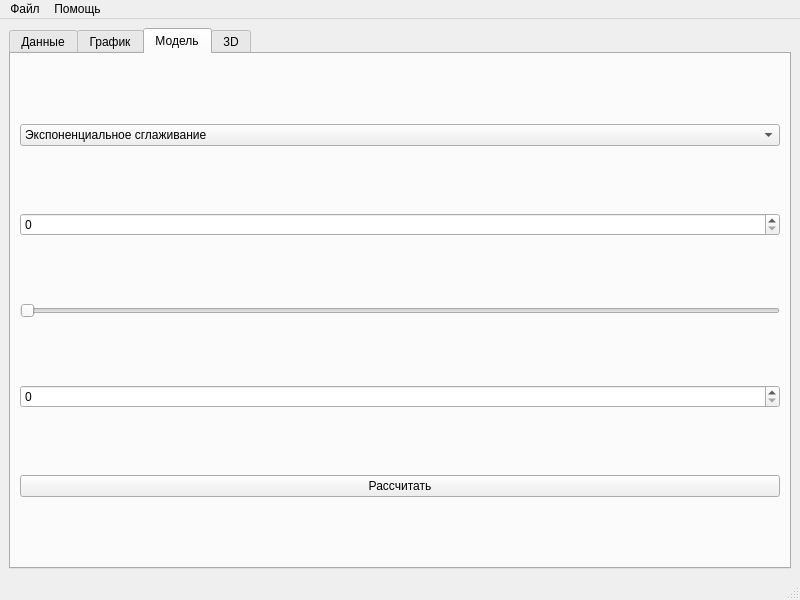
<?xml version="1.0" encoding="UTF-8"?>
<ui version="4.0">
 <class>MainWindow</class>
 <widget class="QMainWindow" name="MainWindow">
  <property name="geometry">
   <rect>
    <x>0</x>
    <y>0</y>
    <width>800</width>
    <height>600</height>
   </rect>
  </property>
  <property name="windowTitle">
   <string>MainWindow</string>
  </property>
  <widget class="QWidget" name="centralwidget">
   <layout class="QVBoxLayout" name="verticalLayout">
    <item>
     <widget class="QTabWidget" name="tabWidget">
      <property name="currentIndex">
       <number>2</number>
      </property>
      <widget class="QWidget" name="tabData">
       <attribute name="title">
        <string>Данные</string>
       </attribute>
       <layout class="QVBoxLayout" name="verticalLayout_2">
        <item>
         <widget class="QTableView" name="tableView_data"/>
        </item>
        <item>
         <widget class="QPushButton" name="btn_load">
          <property name="text">
           <string>Загрузить CSV</string>
          </property>
         </widget>
        </item>
       </layout>
      </widget>
      <widget class="QWidget" name="tabGraphic">
       <attribute name="title">
        <string>График</string>
       </attribute>
       <layout class="QHBoxLayout" name="horizontalLayout">
        <item>
         <widget class="QWidget" name="graph_container" native="true"/>
        </item>
       </layout>
      </widget>
      <widget class="QWidget" name="tab">
       <attribute name="title">
        <string>Модель</string>
       </attribute>
       <layout class="QVBoxLayout" name="verticalLayout_3">
        <item>
         <widget class="QComboBox" name="combo_method">
          <item>
           <property name="text">
            <string>Экспоненциальное сглаживание</string>
           </property>
          </item>
          <item>
           <property name="text">
            <string>Линейная регрессия</string>
           </property>
          </item>
         </widget>
        </item>
        <item>
         <widget class="QSpinBox" name="spin_horizon"/>
        </item>
        <item>
         <widget class="QSlider" name="slider_alpha">
          <property name="orientation">
           <enum>Qt::Orientation::Horizontal</enum>
          </property>
         </widget>
        </item>
        <item>
         <widget class="QSpinBox" name="spin_window"/>
        </item>
        <item>
         <widget class="QPushButton" name="btn_calc">
          <property name="text">
           <string>Рассчитать</string>
          </property>
         </widget>
        </item>
       </layout>
      </widget>
      <widget class="QWidget" name="tab_2">
       <attribute name="title">
        <string>3D</string>
       </attribute>
      </widget>
     </widget>
    </item>
   </layout>
  </widget>
  <widget class="QMenuBar" name="menubar">
   <property name="geometry">
    <rect>
     <x>0</x>
     <y>0</y>
     <width>800</width>
     <height>22</height>
    </rect>
   </property>
   <widget class="QMenu" name="menu">
    <property name="title">
     <string>Файл</string>
    </property>
    <addaction name="action_exit"/>
   </widget>
   <widget class="QMenu" name="menu_2">
    <property name="title">
     <string>Помощь</string>
    </property>
    <addaction name="action_programm"/>
   </widget>
   <addaction name="menu"/>
   <addaction name="menu_2"/>
  </widget>
  <widget class="QStatusBar" name="statusbar"/>
  <action name="action_exit">
   <property name="text">
    <string>Выйти</string>
   </property>
  </action>
  <action name="action_programm">
   <property name="text">
    <string>О программе</string>
   </property>
  </action>
 </widget>
 <resources/>
 <connections/>
</ui>
